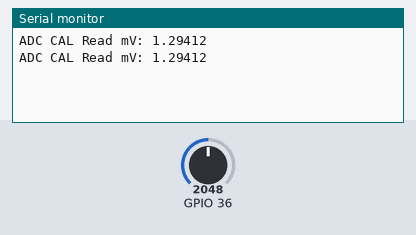
Simulated run of this program. Board: ESP32. Parts: the last lines printed to the serial monitor. The inputs (shaded band) are chosen by the test bench; at power-on: GPIO 36 = 2048.

Above: at 1.2 s.
1.3 s: GPIO 36 set to 2866
At 2.6 s:
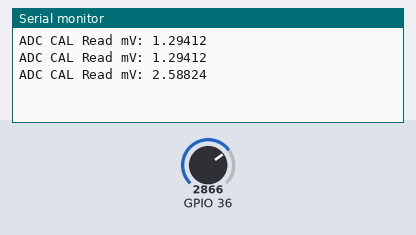
2.8 s: GPIO 36 set to 4095
At 3.9 s:
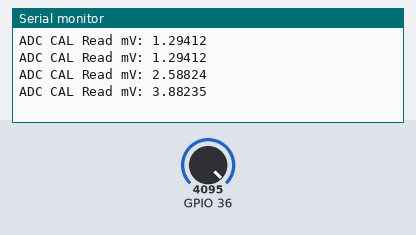
Timing chart, 0 to 5.8 s (numbered marks = the images above; inputs shaded):
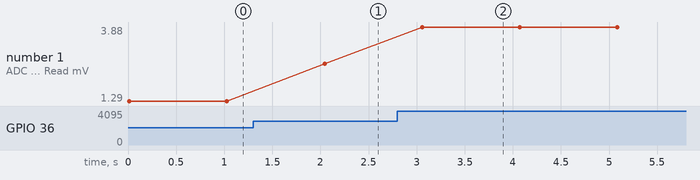

The program:

main.cpp
```cpp
#include <Arduino.h>
#include <driver/adc.h>
#include <esp_adc_cal.h>
#include <freertos/FreeRTOS.h>
#include <freertos/task.h>
#include <esp_err.h>
#include <esp_log.h>

uint32_t tensao(adc_unit_t ADC,unsigned char pin);
double Vin_div_T(adc_unit_t ADC,unsigned char pin, double r1, double r2);


void setup() {
  // put your setup code here, to run once:
  Serial.begin(9600);
  // adc1_config_width(ADC_WIDTH_BIT_12);//Configura a resolucao
	// adc1_config_channel_atten(ADC1_CHANNEL_0, ADC_ATTEN_DB_11);//Configura a atenuacao


}

void loop() {
  // put your main code here, to run repeatedly:
  /*
			Obtem a leitura RAW do ADC para depois ser utilizada pela API de calibracao

			Media simples de 100 leituras intervaladas com 30us
		*/

		Serial.printf("ADC CAL Read mV: %g\n",Vin_div_T(ADC_UNIT_1,36,200,680) );//Mostra a leitura calibrada no Serial Monitor


		vTaskDelay(pdMS_TO_TICKS(1000));//Delay 1seg
}

uint32_t tensao(adc_unit_t ADC,unsigned char pin){      // ADC_UNIT_1   ou   ADC_UNIT_2
  esp_adc_cal_characteristics_t adc_cal;//Estrutura que contem as informacoes para calibracao

  esp_adc_cal_characterize(ADC, ADC_ATTEN_DB_11, ADC_WIDTH_BIT_12, 1100, &adc_cal);//Inicializa a estrutura de calibracao

  uint32_t voltage = 0;
		for (int i = 0; i < 100; i++)
		{
			voltage += analogRead(pin);//Obtem o valor RAW do ADC
			ets_delay_us(30);
		}
		voltage /= 100;


		voltage = esp_adc_cal_raw_to_voltage(voltage, &adc_cal);//Converte e calibra o valor lido (RAW) para mV
  return voltage/1000;
}
double Vin_div_T(adc_unit_t ADC,unsigned char pin, double r1, double r2){
  uint32_t tens = tensao(ADC,pin);
  double res = (r2/(r1+r2));
  return (tens/res); //tensão/(R2/(R1+R2)) retorna a tensão de entrada do divisor de tensão
}
```

Measured:
- after the input at 1.3 s, the serial monitor: prints a new line after 0.74 s (image 1)
- after the input at 2.8 s, the serial monitor: prints a new line after 0.26 s (image 2)
- plotted number 1: 1.29 → 2.59 after the input at 1.3 s, 2.59 → 3.88 after the input at 2.8 s
